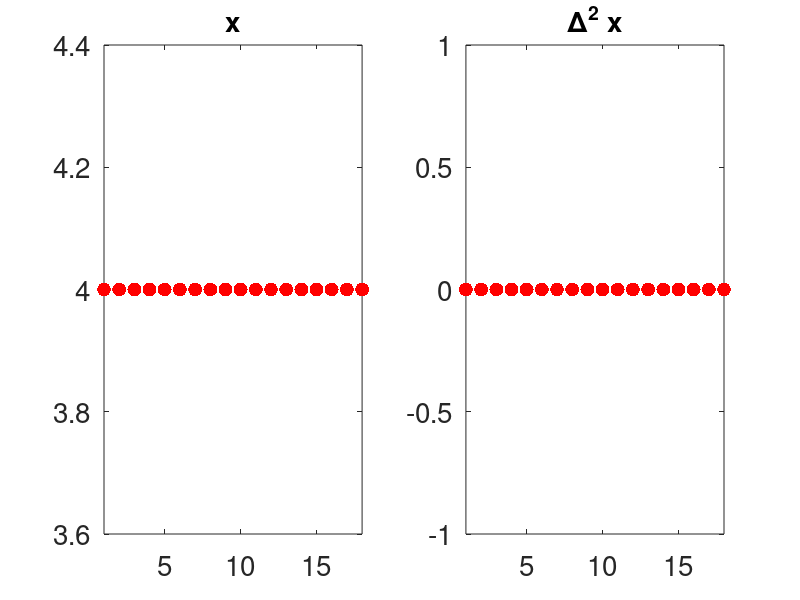

This figure's MATLAB source:
%% Class 2: 
% Alex Townsend, 5th Feb 2015
%        ajt@mit.edu

%% Forward differences:
f = @(x) 2*x.^3 - x.^2 - x + 1;
x = linspace(-1,1);
plot(x,f(x),'linewidth',2), hold on
set(gca,'fontsize',16)
plot(0,f(0),'.r','markersize',20)
title(' df/dx   =   -1 ', 'fontsize',20)

%% Forward differences: 
for h = [.9:-.01:.01 .01:-.001:.001 .0001]
    
    f = @(x) 2*x.^3 - x.^2 - x + 1;
    x = linspace(-1,1);
    plot(x,f(x),'linewidth',2), hold on
    tangent = @(x) -x + 1;
    plot(x,tangent(x), 'k-','linewidth',2)
    set(gca,'fontsize',16)
    plot(0,f(0),'.k','markersize',30)
    plot(h,f(h),'r.','markersize',30)
    tf = (f(h) - f(0))/h;
    title(sprintf(' df/dx   =   %1.3f ',tf), 'fontsize',20)
    fd = @(x) tf * x + f(0);
    plot(x, fd(x),'r-','linewidth',2 ), shg, axis([-1 1 -1 2]), pause(.1)
    hold off
end

%% Backward differences: 

for h = [.9:-.01:.01 .01:-.001:.001 .0001]
    f = @(x) 2*x.^3 - x.^2 - x + 1;
    x = linspace(-1,1);
    plot(x,f(x),'linewidth',2), hold on
    tangent = @(x) -x + 1;
    plot(x,tangent(x), 'k-','linewidth',2)
    set(gca,'fontsize',16)
    plot(0,f(0),'.r','markersize',30)
    plot(-h,f(-h),'r.','markersize',30)
    tf = (f(0) - f(-h))/h;
    title(sprintf(' df/dx   =   %1.3f ',tf), 'fontsize',20)
    fd = @(x) tf * x + f(0);
    plot(x, fd(x),'r-','linewidth',2 ), shg, axis([-1 1 -1 2]), pause(.1)
    hold off
end

%% Central differences: 

for h = [.9:-.01:.01 .01:-.001:.001 .0001]
    f = @(x) 2*x.^3 - x.^2 - x + 1;
    x = linspace(-1,1);
    plot(x,f(x),'linewidth',2), hold on
    tangent = @(x) -x + 1;
    plot(x,tangent(x), 'k-','linewidth',2)
    set(gca,'fontsize',16)
    plot(-h,f(-h),'.r','markersize',30)
    plot(h,f(h),'r.','markersize',30)
    tf = (f(h) - f(-h))/h/2;
    title(sprintf(' df/dx   =   %1.3f ',tf), 'fontsize',20)
    fd = @(x) tf * (x+h) + f(-h);
    plot(x, fd(x),'r-','linewidth',2 ), shg, axis([-1 1 -1 2]), pause(.1)
    hold off
end

%% Kn times a vector: 
n = 20;
Kn = toeplitz( [2 -1 zeros(1,n-2)] );

x = ones(n, 1) + 3; 
%x = (1:n)'; 
%x = (1:n)'.^2
%x = [zeros(n/2,1);(1:n/2)'];
%x = sin( (1:n)'/2 );
subplot(1,2,1)
plot( x(2:end-1),'.r','markersize',30)
xlim([1 n-2]),set(gca,'fontsize',20)
title('x','fontsize',20)
subplot(1,2,2)
v = -Kn * x; 
plot( v(2:end-1),'.r','markersize',30) 
xlim([1 n-2]), set(gca,'fontsize',20)
title('\Delta^2 x', 'fontsize', 20) 

%% solve for x 

v = zeros(n,1)
x = v\-Kn


